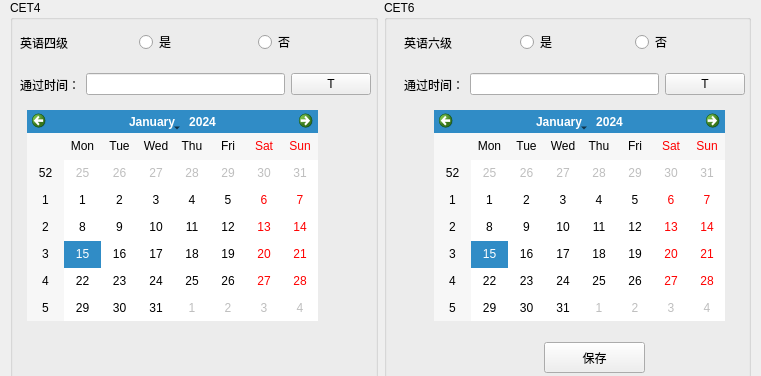
      <widget class="QWidget" name="page_7">
       <property name="geometry">
        <rect>
         <x>0</x>
         <y>0</y>
         <width>761</width>
         <height>376</height>
        </rect>
       </property>
       <attribute name="label">
        <string>CET</string>
       </attribute>
       <widget class="QWidget" name="layoutWidget">
        <property name="geometry">
         <rect>
          <x>10</x>
          <y>0</y>
          <width>741</width>
          <height>381</height>
         </rect>
        </property>
        <layout class="QHBoxLayout" name="horizontalLayout_29">
         <item>
          <widget class="QGroupBox" name="groupBox_10">
           <property name="title">
            <string>CET4</string>
           </property>
           <widget class="QCalendarWidget" name="cettime">
            <property name="geometry">
             <rect>
              <x>17</x>
              <y>110</y>
              <width>291</width>
              <height>211</height>
             </rect>
            </property>
           </widget>
           <widget class="QWidget" name="layoutWidget">
            <property name="geometry">
             <rect>
              <x>10</x>
              <y>70</y>
              <width>351</width>
              <height>29</height>
             </rect>
            </property>
            <layout class="QHBoxLayout" name="horizontalLayout_30">
             <item>
              <widget class="QLabel" name="label_49">
               <property name="text">
                <string>通过时间：</string>
               </property>
              </widget>
             </item>
             <item>
              <widget class="QLineEdit" name="lineEdit_26">
               <property name="readOnly">
                <bool>true</bool>
               </property>
              </widget>
             </item>
             <item>
              <widget class="QPushButton" name="cetbt">
               <property name="text">
                <string>T</string>
               </property>
              </widget>
             </item>
            </layout>
           </widget>
           <widget class="QWidget" name="layoutWidget">
            <property name="geometry">
             <rect>
              <x>10</x>
              <y>30</y>
              <width>351</width>
              <height>25</height>
             </rect>
            </property>
            <layout class="QHBoxLayout" name="horizontalLayout_31">
             <item>
              <widget class="QLabel" name="label_48">
               <property name="text">
                <string>英语四级</string>
               </property>
              </widget>
             </item>
             <item>
              <widget class="QRadioButton" name="cet4yes">
               <property name="text">
                <string>是</string>
               </property>
              </widget>
             </item>
             <item>
              <widget class="QRadioButton" name="cet4no">
               <property name="text">
                <string>否</string>
               </property>
              </widget>
             </item>
            </layout>
           </widget>
          </widget>
         </item>
         <item>
          <widget class="QGroupBox" name="groupBox_11">
           <property name="title">
            <string>CET6</string>
           </property>
           <widget class="QCalendarWidget" name="cettime2">
            <property name="geometry">
             <rect>
              <x>50</x>
              <y>110</y>
              <width>291</width>
              <height>211</height>
             </rect>
            </property>
           </widget>
           <widget class="QPushButton" name="cetsave">
            <property name="geometry">
             <rect>
              <x>160</x>
              <y>342</y>
              <width>101</width>
              <height>31</height>
             </rect>
            </property>
            <property name="text">
             <string>保存</string>
            </property>
           </widget>
           <widget class="QWidget" name="layoutWidget">
            <property name="geometry">
             <rect>
              <x>20</x>
              <y>30</y>
              <width>341</width>
              <height>25</height>
             </rect>
            </property>
            <layout class="QHBoxLayout" name="horizontalLayout_32">
             <item>
              <widget class="QLabel" name="label_50">
               <property name="text">
                <string>英语六级</string>
               </property>
              </widget>
             </item>
             <item>
              <widget class="QRadioButton" name="cet6yes">
               <property name="text">
                <string>是</string>
               </property>
              </widget>
             </item>
             <item>
              <widget class="QRadioButton" name="cet6no">
               <property name="text">
                <string>否</string>
               </property>
              </widget>
             </item>
            </layout>
           </widget>
           <widget class="QWidget" name="layoutWidget">
            <property name="geometry">
             <rect>
              <x>20</x>
              <y>70</y>
              <width>341</width>
              <height>29</height>
             </rect>
            </property>
            <layout class="QHBoxLayout" name="horizontalLayout_33">
             <item>
              <widget class="QLabel" name="label_52">
               <property name="text">
                <string>通过时间：</string>
               </property>
              </widget>
             </item>
             <item>
              <widget class="QLineEdit" name="lineEdit_27">
               <property name="readOnly">
                <bool>true</bool>
               </property>
              </widget>
             </item>
             <item>
              <widget class="QPushButton" name="cetbt2">
               <property name="text">
                <string>T</string>
               </property>
              </widget>
             </item>
            </layout>
           </widget>
           <zorder>layoutWidget</zorder>
           <zorder>layoutWidget</zorder>
           <zorder>cettime2</zorder>
           <zorder>cetsave</zorder>
          </widget>
         </item>
        </layout>
       </widget>
      </widget>
